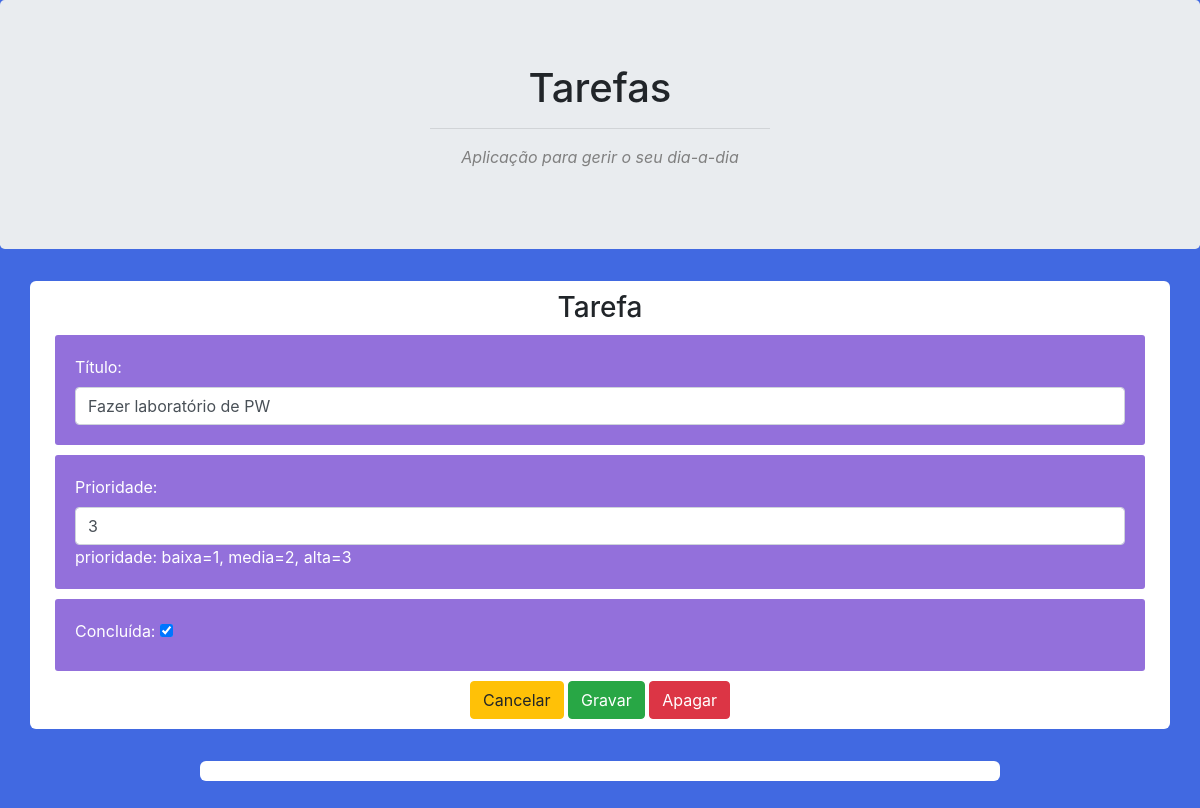
/edita/14, run on an earlier commit of the app's database.
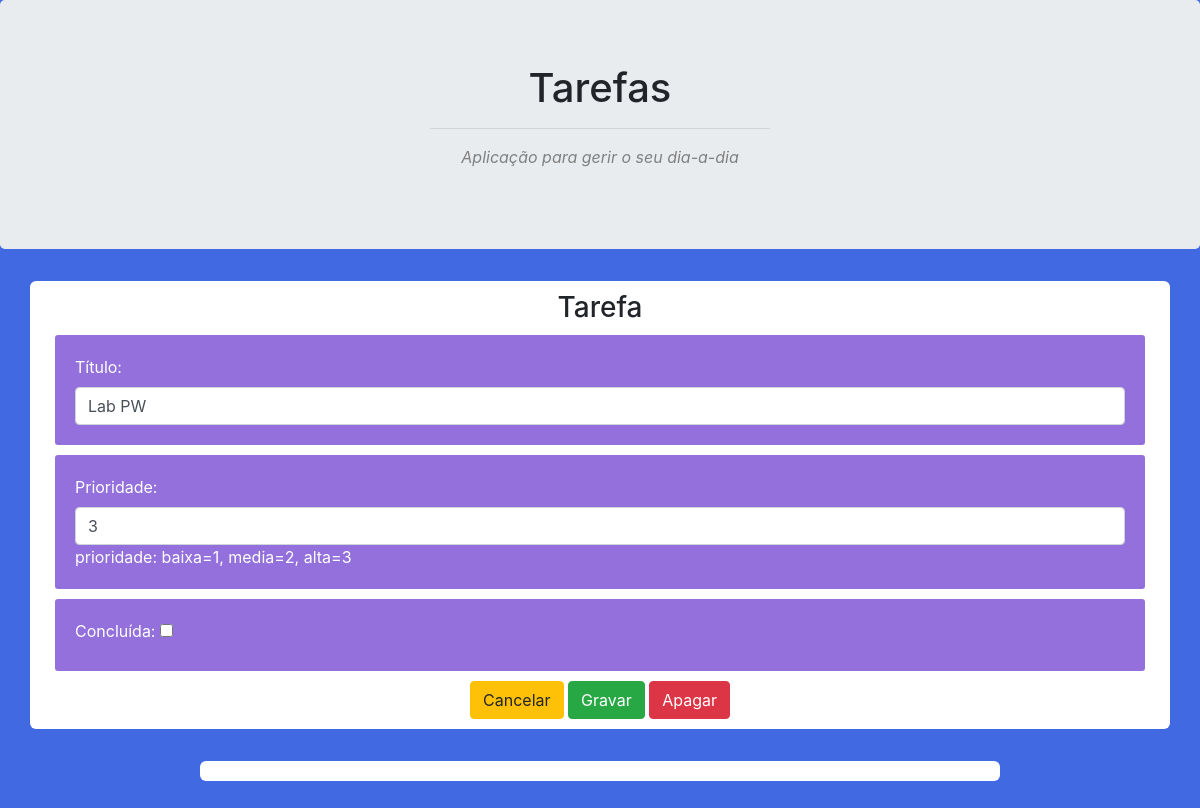
And on a later commit of the database.
### tarefas/models.py (models this page shows, shortened)
class Tarefa(models.Model):
    titulo = models.CharField(max_length=200)
    prioridade = models.IntegerField(default=1)
    concluido = models.BooleanField(default=False)
    criado = models.DateTimeField(auto_now_add=True)

### tarefas/views.py (the view)
# urls.py: path('edita/<int:tarefa_id>', views.edita_tarefa_view, name='edita'),
def edita_tarefa_view(request, tarefa_id):
    tarefa = Tarefa.objects.get(id=tarefa_id)
    form = TarefaForm(request.POST or None, instance=tarefa)
    if form.is_valid():
        form.save()
        return HttpResponseRedirect(reverse('tarefas:home'))
    context = {'form': form, 'tarefa_id': tarefa_id}
    return render(request, 'tarefas/edita.html', context)

### tarefas/forms.py
class TarefaForm(ModelForm):
    class Meta:
        model = Tarefa
        fields = '__all__'
        widgets = {
            'titulo': forms.TextInput(attrs={'class': 'form-control', 'placeholder': 'descrição da tarefa...'}),
            'prioridade': forms.NumberInput(attrs={'class': 'form-control', 'max': 3, 'min': 1}),
        }
        labels = {
            'titulo': 'Título',
            'concluido': 'Concluída',
        }
        help_texts = {
            'prioridade': 'prioridade: baixa=1, media=2, alta=3',
        }

### tarefas/templates/tarefas/edita.html (shortened to what this page needs)
{% extends 'tarefas/base.html' %}
{% block main %}
<h3>Tarefa</h3>
    <form action="{% url 'tarefas:edita' tarefa_id %}" method="POST">
        {{ form.as_p }}
        <a href="{% url 'tarefas:home' %}" role="button" class="btn btn-warning">Cancelar</a>
        <input type="submit" value="Gravar" class="btn btn-success" >
        <a href="{% url 'tarefas:apaga' tarefa_id %}" role="button" class="btn btn-danger">Apagar</a>
    </form>
{% endblock %}

What changed in the data, as far as the page shows it:
changed Tarefa: titulo "Fazer laboratório de PW" → "Lab PW"; concluido "☑" → "☐"
